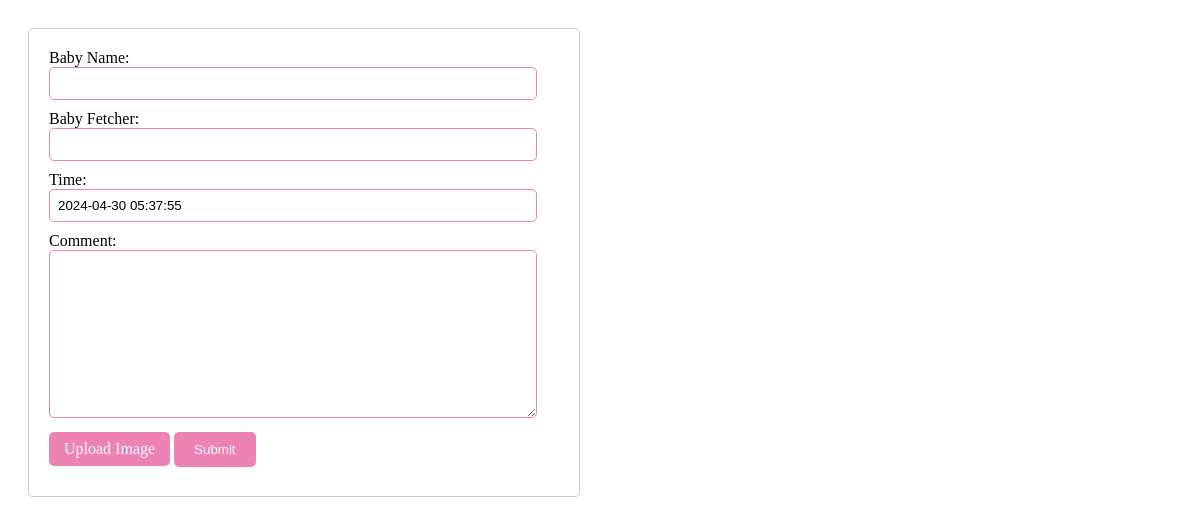
The app's page /departure_form/, older data.
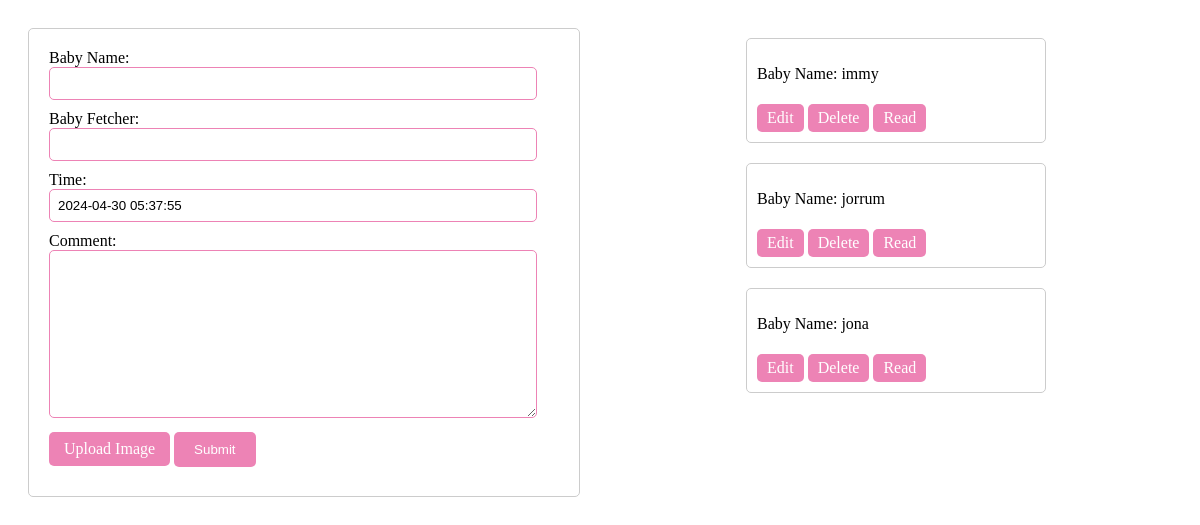
The same page, newer data.
### babycheck/models.py (models this page shows)
class BabyDeparture(models.Model):
    baby_name = models.CharField(max_length=100)
    baby_fetcher = models.CharField(max_length=100)
    time = models.DateTimeField(default=timezone.now)
    comment = models.TextField(blank=True)

### babycheck/views.py (the view)
# urls.py: path('departure_form/', views.departure_form, name='departure_form'),
def departure_form(request):
    if request.method == 'POST':
        form = BabyDepartureForm(request.POST, request.FILES)
        if form.is_valid():
            form.save()
            return redirect('departure_form')
    else:
        form = BabyDepartureForm()
    departures = BabyDeparture.objects.all()
    return render(request, 'departure_form.html', {'form': form, 'departures': departures})

### babycheck/forms.py
class BabyDepartureForm(forms.ModelForm):
    class Meta:
        model = BabyDeparture
        fields = ['baby_name', 'baby_fetcher', 'time', 'comment']

### babycheck/templates/departure_form.html (shortened to what this page needs)
<!DOCTYPE html>
<html lang="en">
<head>
</head>
<body>
    <div class="container">
        <div class="form-container">
            <div class="form-input-container">
                <form method="post" enctype="multipart/form-data" class="baby-form">
                    <div class="form-input-item">
                        <label for="id_baby_name">Baby Name:</label>
                        {{ form.baby_name }}
                    </div>
                    <div class="form-input-item">
                        <label for="id_baby_fetcher">Baby Fetcher:</label>
                        {{ form.baby_fetcher }}
                    </div>
                    <div class="form-input-item">
                        <label for="id_time">Time:</label>
                        {{ form.time }}
                    </div>
                    <div class="form-input-item">
                        <label for="id_comment">Comment:</label>
                        {{ form.comment }}
                    </div>
                    <label for="image-upload" class="image-upload-label">Upload Image</label>
                    <button type="submit">Submit</button>
                </form>
            </div>
        </div>
        <div class="details-container">
            <div class="container baby-list">
                {% for departure in departures %}
                <div class="baby-list-item">
                    <div class="baby-details">
                        <p>Baby Name: {{ departure.baby_name }}</p>
                        <a href="{% url 'edit_departure' departure.id %}" class="edit-button">Edit</a>
                        <a href="{% url 'delete_departure' departure.id %}" class="delete-button">Delete</a>
                        <a href="{% url 'read_baby_details' departure.id %}" class="read-button">Read</a>
                    </div>
                </div>
                {% endfor %}
            </div>
        </div>
    </div>
</body>
</html>

Row changes from the older to the newer data that the page shows:
added BabyDeparture: baby_name "immy"
added BabyDeparture: baby_name "jorrum"
added BabyDeparture: baby_name "jona"
